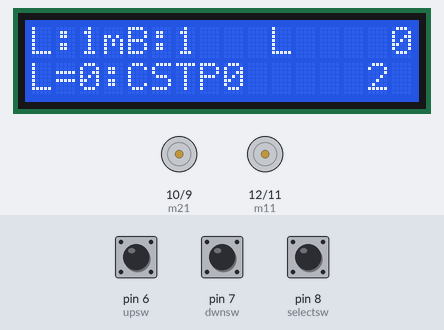
Bench run of a sketch on a simulated Arduino Uno, built with avr-gcc and run on an emulated ATmega328P. Parts: 16×2 character LCD, motor-driver pin pairs drawn as motors (green arrow = first pin HIGH = forward, orange = second pin HIGH = backward, longer = more drive). The test bench sets the inputs (shaded band); at power-on: pin 8 (selectsw) HIGH, pin 6 (upsw) HIGH, pin 7 (dwnsw) HIGH. What the sketch prints to the serial monitor is not drawn.

Above: at 2.2 s.
2.3 s: pin 8 (selectsw) pulled LOW for 3.2 s
At 5.8 s:
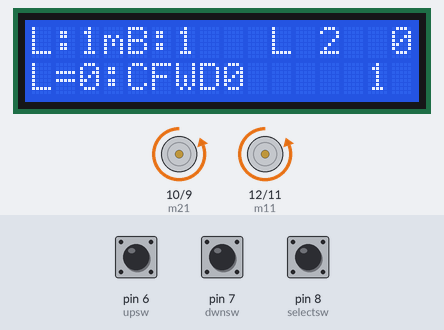
At 10.5 s:
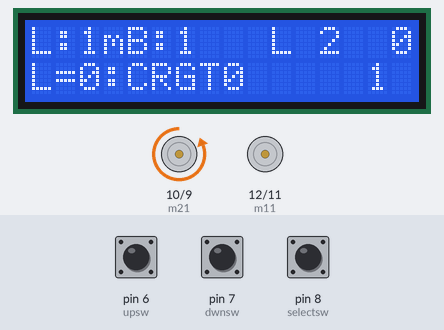
Timing chart, 0 to 23.9 s (numbered marks = the images above; inputs shaded):
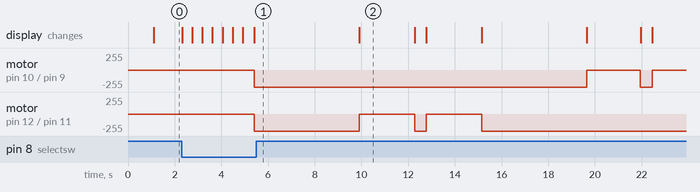

Measured:
- after the input at 2.3 s, motor on pin 10 (m21) / pin 9 (m22): stopped → backward 255/255 after 3.1 s, → stopped 14.2 s later, → backward 255/255 2.3 s later, → stopped 0.50 s later; motor on pin 12 (m11) / pin 11 (m12): goes backward 255/255 4.5 s, stopped 2.4 s, backward 255/255 0.50 s, stopped 2.4 s, then backward 255/255, starting after 3.1 s

The sketch:

Arduino_nano_code.ino
```cpp
#include <LiquidCrystal_I2C.h>
#include <Wire.h>

#define m11 12 //d9
#define m12 11 //D8
#define m21 10//D7
#define m22  9 //D6
#define upsw 6 //D3
#define dwnsw 7 //D4
#define selectsw  8 //D5
#define I2C_ADDR 0x27
#define LCD_COLUMNS 16
#define LCD_ROWS 2

// Create an LCD object
LiquidCrystal_I2C lcd(I2C_ADDR, LCD_COLUMNS, LCD_ROWS);

unsigned int en1 = 0, en2 = 0, en3 = 0, L = 1, B = 1, s3, lnth, brth, moveen = 0;
int selectedsw = 1, chk = 1;
String sw = "L";
unsigned long previousMillis1 = 0;
unsigned int interval1 = 1000, sec = 0, alert = 0, sec1 = 0, Bcount = 1, Lcount = 1;
String param1;

void timer();
void forward();
void backward();
void left();
void right();
void stp();
void cycle();
void switchselect();

void setup(void) {
    Serial.begin(9600);
    pinMode(m11, OUTPUT);
    pinMode(m12, OUTPUT);
    pinMode(m21, OUTPUT);
    pinMode(m22, OUTPUT);
    pinMode(upsw, INPUT_PULLUP);
    pinMode(dwnsw, INPUT_PULLUP);
    pinMode(selectsw, INPUT_PULLUP);
    digitalWrite(m11, LOW);
    digitalWrite(m12, LOW);
    digitalWrite(m21, LOW);
    digitalWrite(m22, LOW);
    param1 = "STP";
    lcd.begin(16, 2);
    lcd.setCursor(0, 0);
    lcd.print("Farming");
    lcd.setCursor(0, 1);
    lcd.print(" Robot");
    delay(1000);
    lcd.setCursor(0, 0);
    lcd.print("");
    lcd.setCursor(0, 1);
    lcd.print("Mov:C:");
    Bcount = 2;
}

void loop(void) {
    lcd.setCursor(14, 1);
    lcd.print(Bcount);
    lcd.setCursor(15, 0);
    lcd.print(moveen);
    timer();
    switchselect();

    if (digitalRead(selectsw) == LOW) {
        chk = 1;
        Bcount = B;
        Lcount = L * 4500;
        lcd.setCursor(12, 0);
        lcd.print(sec);
        lcd.setCursor(14, 1);
        lcd.print(Bcount);
        if (chk == 1 && sec >= 2) {
            Bcount = B;
            Lcount = L * 4500;
            lcd.setCursor(12, 0);
            lcd.print("");
            moveen = 1;
            delay(500);
            chk = 0;
        }
    } else if (digitalRead(selectsw) == HIGH) {
        chk = 0;
        sec = 0;
        chk = 1;
        lcd.setCursor(12, 0);
        lcd.print("");
    }

    Serial.println(sec);

    if (moveen == 1 && Bcount > 0) {
        cycle();
    } else {
        stp();
        moveen = 0;
    }
}

void switchselect() {
    if (digitalRead(selectsw) == LOW && selectedsw == 1) {
        selectedsw = 2;
        sw = "B";
        delay(400);
    } else if (digitalRead(selectsw) == LOW && selectedsw == 2) {
        selectedsw = 1;
        sw = "L";
        delay(400);
    }

    if (selectedsw == 1) {
        if (digitalRead(upsw) == LOW && en1 == 0) {
            L++;
            delay(400);
        }

        if (digitalRead(dwnsw) == LOW && en2 == 0) {
            L--;
            delay(400);
        }
        if (L > 9) {
            L = 1;
        }
    }

    if (selectedsw == 2) {
        if (digitalRead(upsw) == LOW && en1 == 0) {
            B++;
            delay(400);
        }
        if (digitalRead(dwnsw) == LOW && en2 == 0) {
            B--;
            delay(400);
        }
        if (B > 9) {
            B = 1;
        }
    }

    lcd.setCursor(0, 0);
    lcd.print("L:");
    lcd.setCursor(2, 0);
    lcd.print(L);
    lcd.setCursor(4, 0);
    lcd.print("B:");
    lcd.setCursor(6, 0);
    lcd.print(B);
    lcd.setCursor(10, 0);
    lcd.print(sw);

    lcd.setCursor(0, 1);
    lcd.print("L=");
    lcd.setCursor(2, 1);
    lcd.print(lnth);

    lcd.setCursor(6, 1);
    lcd.print("B=");
    lcd.setCursor(8, 1);
    lcd.print(brth);
}

void cycle() {
    forward();
    delay(Lcount);
    right();
    delay(2360);
    forward();
    delay(500);
    right();
    delay(2360);
    forward();
    delay(Lcount);
    left();
    delay(2300);
    forward();
    delay(500);
    left();
    delay(2300);

    Bcount--;
}

void timer() {
    unsigned long currentMillis = millis();
    if ((unsigned long)(currentMillis - previousMillis1) >= interval1) {
        sec++;
        sec1++;
        previousMillis1 = currentMillis;
    }
}

void forward() {
    digitalWrite(m11, LOW);
    digitalWrite(m12, HIGH);
    digitalWrite(m21, LOW);
    digitalWrite(m22, HIGH);
    lcd.setCursor(5, 1);
    lcd.print("FWD");
}

void backward() {
    digitalWrite(m11, LOW);
    digitalWrite(m12, HIGH);
    digitalWrite(m21, LOW);
    digitalWrite(m22, HIGH);
    lcd.setCursor(5, 1);
    lcd.print("BKD");
}

void left() {
    digitalWrite(m11, LOW);
    digitalWrite(m12, HIGH);
    digitalWrite(m21, LOW);
    digitalWrite(m22, LOW);
    lcd.setCursor(5, 1);
    lcd.print("LFT");
}

void right() {
    digitalWrite(m11, LOW);
    digitalWrite(m12, LOW);
    digitalWrite(m21, LOW);
    digitalWrite(m22, HIGH);
    lcd.setCursor(5, 1);
    lcd.print("RGT");
}

void stp() {
    digitalWrite(m11, LOW);
    digitalWrite(m12, LOW);
    digitalWrite(m21, LOW);
    digitalWrite(m22, LOW);
    lcd.setCursor(5, 1);
    lcd.print("STP");
}
```
